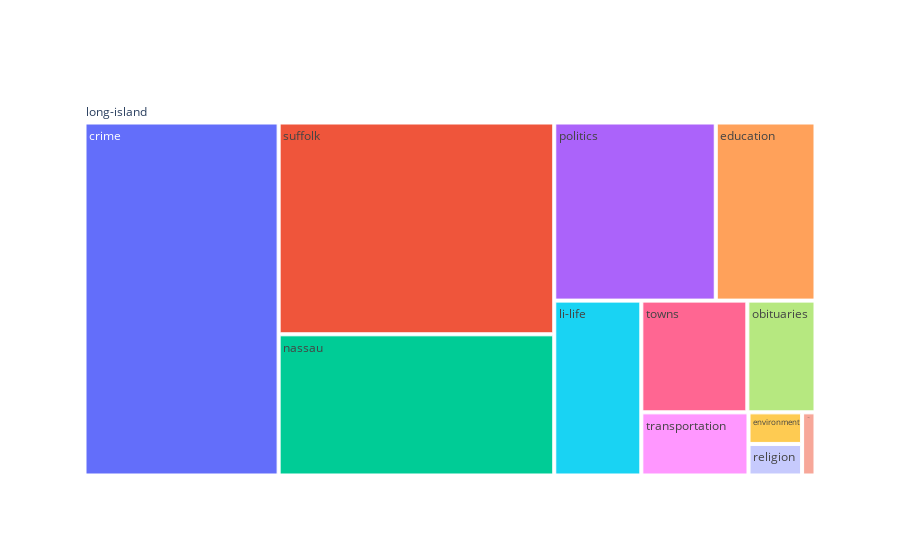

The cell this chart's notebook holds for it:
### Code cell
import plotly.graph_objects as go

fig = go.Figure(go.Treemap(
    labels=articles_df.query("Parent=='long-island'")['Child'],
    parents=articles_df.query("Parent=='long-island'")['Parent'],
    values=articles_df.query("Parent=='long-island'")['Values']
))
fig.show()

### Figure 1 — Plotly figure (JSON) as saved in the notebook; plotly's stock layout.template omitted (floating-point values rounded to 4 significant figures)
{"data": [{"labels": ["nassau", "education", "suffolk", "transportation", "crime", "towns", "li-life", "obituaries", "history", "environment", "politics", "religion"], "parents": ["long-island", "long-island", "long-island", "long-island", "long-island", "long-island", "long-island", "long-island", "long-island", "long-island", "long-island", "long-island"], "type": "treemap", "values": [46, 21, 69, 8, 81, 14, 18, 9, 1, 2, 34, 2]}], "layout": {}}
